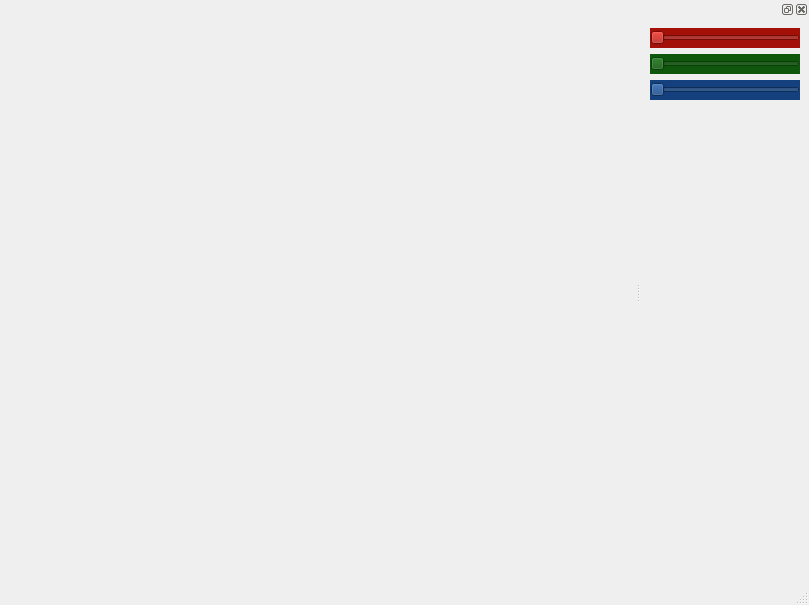
<?xml version="1.0" encoding="UTF-8"?>
<ui version="4.0">
 <class>MainWindow</class>
 <widget class="QMainWindow" name="MainWindow">
  <property name="geometry">
   <rect>
    <x>0</x>
    <y>0</y>
    <width>809</width>
    <height>605</height>
   </rect>
  </property>
  <property name="sizePolicy">
   <sizepolicy hsizetype="Minimum" vsizetype="Expanding">
    <horstretch>0</horstretch>
    <verstretch>0</verstretch>
   </sizepolicy>
  </property>
  <property name="windowTitle">
   <string>MainWindow</string>
  </property>
  <property name="whatsThis">
   <string>&lt;html&gt;&lt;head/&gt;&lt;body&gt;&lt;p&gt;空のウィンドウの例&lt;/p&gt;&lt;p&gt;適当にいろんなウィジェットを追加して，レイアウト制約を適用した．ウィンドウの大きさに対して各部品が自動伸縮する設定を施した．&lt;/p&gt;&lt;p&gt;http://doc.qt.io/qt-5/designer-layouts.html&lt;/p&gt;&lt;p&gt;&lt;br/&gt;&lt;/p&gt;&lt;p&gt;使用したウィジェットは&lt;/p&gt;&lt;p&gt;- GraphicsWidget （左の大きな領域）&lt;/p&gt;&lt;p&gt;- Dock Widget&lt;/p&gt;&lt;p&gt;- Slider Widget (redSlider, greenSlider, blueSlider と命名: それぞれのウィジェットの objectName 属性を参照のこと)&lt;/p&gt;&lt;p&gt;- Vertical Spacer&lt;/p&gt;&lt;/body&gt;&lt;/html&gt;</string>
  </property>
  <property name="documentMode">
   <bool>false</bool>
  </property>
  <widget class="QWidget" name="centralwidget">
   <layout class="QHBoxLayout" name="horizontalLayout">
    <item>
     <widget class="Drawing02" name="graphics" native="true"/>
    </item>
   </layout>
  </widget>
  <widget class="QMenuBar" name="menubar">
   <property name="geometry">
    <rect>
     <x>0</x>
     <y>0</y>
     <width>809</width>
     <height>22</height>
    </rect>
   </property>
  </widget>
  <widget class="QStatusBar" name="statusbar"/>
  <widget class="QDockWidget" name="dockWidget">
   <property name="sizePolicy">
    <sizepolicy hsizetype="Preferred" vsizetype="Maximum">
     <horstretch>0</horstretch>
     <verstretch>0</verstretch>
    </sizepolicy>
   </property>
   <attribute name="dockWidgetArea">
    <number>2</number>
   </attribute>
   <widget class="QWidget" name="dockWidgetContents">
    <layout class="QVBoxLayout" name="verticalLayout">
     <item>
      <widget class="QSlider" name="redSlider">
       <property name="minimumSize">
        <size>
         <width>150</width>
         <height>20</height>
        </size>
       </property>
       <property name="autoFillBackground">
        <bool>false</bool>
       </property>
       <property name="styleSheet">
        <string notr="true">background-color: rgb(162, 16, 8);</string>
       </property>
       <property name="maximum">
        <number>255</number>
       </property>
       <property name="orientation">
        <enum>Qt::Horizontal</enum>
       </property>
      </widget>
     </item>
     <item>
      <widget class="QSlider" name="greenSlider">
       <property name="minimumSize">
        <size>
         <width>0</width>
         <height>20</height>
        </size>
       </property>
       <property name="styleSheet">
        <string notr="true">background-color: rgb(15, 87, 13);</string>
       </property>
       <property name="maximum">
        <number>255</number>
       </property>
       <property name="orientation">
        <enum>Qt::Horizontal</enum>
       </property>
      </widget>
     </item>
     <item>
      <widget class="QSlider" name="blueSlider">
       <property name="minimumSize">
        <size>
         <width>0</width>
         <height>20</height>
        </size>
       </property>
       <property name="styleSheet">
        <string notr="true">background-color: rgb(20, 64, 125);
</string>
       </property>
       <property name="maximum">
        <number>255</number>
       </property>
       <property name="orientation">
        <enum>Qt::Horizontal</enum>
       </property>
      </widget>
     </item>
     <item>
      <spacer name="verticalSpacer">
       <property name="orientation">
        <enum>Qt::Vertical</enum>
       </property>
       <property name="sizeHint" stdset="0">
        <size>
         <width>20</width>
         <height>432</height>
        </size>
       </property>
      </spacer>
     </item>
    </layout>
   </widget>
  </widget>
 </widget>
 <customwidgets>
  <customwidget>
   <class>Drawing02</class>
   <extends>QWidget</extends>
   <header>drawing02.h</header>
   <container>1</container>
   <slots>
    <slot>setColor()</slot>
   </slots>
  </customwidget>
 </customwidgets>
 <resources/>
 <connections>
  <connection>
   <sender>redSlider</sender>
   <signal>valueChanged(int)</signal>
   <receiver>graphics</receiver>
   <slot>setColor()</slot>
   <hints>
    <hint type="sourcelabel">
     <x>665</x>
     <y>65</y>
    </hint>
    <hint type="destinationlabel">
     <x>542</x>
     <y>71</y>
    </hint>
   </hints>
  </connection>
  <connection>
   <sender>greenSlider</sender>
   <signal>valueChanged(int)</signal>
   <receiver>graphics</receiver>
   <slot>setColor()</slot>
   <hints>
    <hint type="sourcelabel">
     <x>658</x>
     <y>98</y>
    </hint>
    <hint type="destinationlabel">
     <x>609</x>
     <y>99</y>
    </hint>
   </hints>
  </connection>
  <connection>
   <sender>blueSlider</sender>
   <signal>valueChanged(int)</signal>
   <receiver>graphics</receiver>
   <slot>setColor()</slot>
   <hints>
    <hint type="sourcelabel">
     <x>675</x>
     <y>135</y>
    </hint>
    <hint type="destinationlabel">
     <x>584</x>
     <y>134</y>
    </hint>
   </hints>
  </connection>
 </connections>
</ui>
